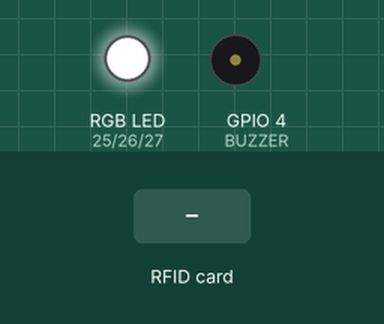
Bench run of a sketch on a simulated ESP32. Parts: an RGB LED mixed from three pins (HIGH = lit), buzzer (waves = sounding, pin HIGH). The inputs (shaded band) are chosen by the test bench. WiFi joins after 1.5 s; servers stay silent unless stated; uploads are accepted with an empty reply; not simulated (calls return 0 or success): secretos.h; what the sketch prints to the serial monitor is not drawn.

Above: at 4.2 s.
4.3 s: RFID card 4A 3F 9C 12 held to the reader
At 5.1 s:
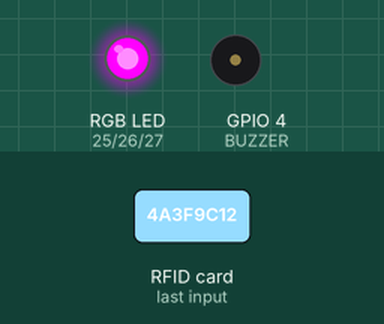
6.8 s: RFID card DE AD BE EF held to the reader
At 6.92 s:
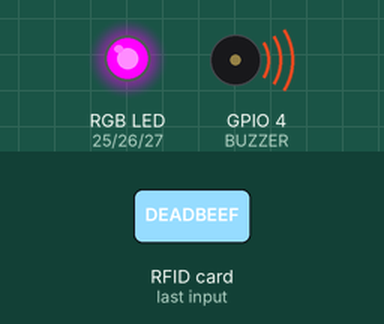
8.3 s: RFID card 5E 7A 19 C4 held to the reader
At 10.5 s:
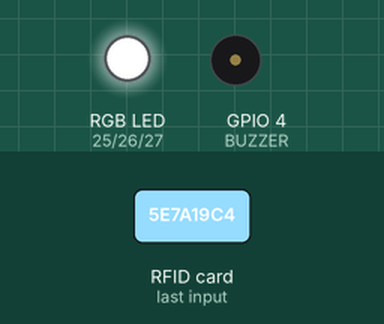
Timing chart, 0 to 12.0 s (numbered marks = the images above; inputs shaded):
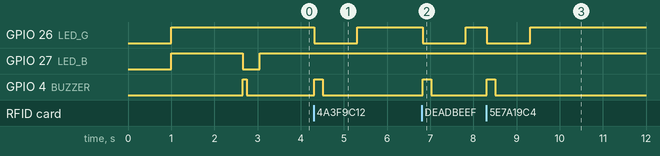

The sketch:

firmware.ino
```cpp
#include <SPI.h>
#include <MFRC522.h>
#include <WiFi.h>
#include <WiFiClientSecure.h>
#include <HTTPClient.h>

// Datos privados (Wi-Fi, servidor y clave del dispositivo): no se suben a GitHub.
// Copia secretos.ejemplo.h como secretos.h y llénalo en cada computadora.
#include "secretos.h"

// def de pines del sensor
#define SS_PIN  5
#define RST_PIN 22

// def de pines LED RGB y buzzer
#define LED_R   25
#define LED_G   26
#define LED_B   27
#define BUZZER  4

//LED RGB es de catodo comun (low para anodo)
#define LED_ANODO_COMUN true

//conexion wifi
const char* WIFI_SSID = SECRETO_WIFI_SSID;  // valor en secretos.h
const char* WIFI_PASS = SECRETO_WIFI_PASS;  // valor en secretos.h

// URL de la implementacion web de Apps Script
const char* URL_SCRIPT = SECRETO_URL_SERVIDOR;  // valor en secretos.h

// config de tiempos
const unsigned long MINUTOS_TOLERANCIA = 10; //tiempo de retraso desde que se prende el sistema

const unsigned long TIEMPO_LED = 1000; //tiempo que se queda encendido el led despues de leer

// false = tarjeta leida cuenta como registro (verde/amarillo).
// true  = solo cuentan las tarjetas de la lista; las demas dan rojo.
const bool VALIDAR_LISTA = false;

// tarjetas
// (solo se usan si VALIDAR_LISTA = true)
// UID de las tarjetas (monitor serie)
const byte NUM_TARJETAS = 2; //x
const byte UIDS_REGISTRADOS[NUM_TARJETAS][4] = {
  {0x4A, 0x3F, 0x9C, 0x12},
  {0xDE, 0xAD, 0xBE, 0xEF}
};

MFRC522 sensor(SS_PIN, RST_PIN);

// funciones del led
void ledColor(bool r, bool g, bool b) {
  if (LED_ANODO_COMUN) {
    r = !r; g = !g; b = !b;
  }
  digitalWrite(LED_R, r);
  digitalWrite(LED_G, g);
  digitalWrite(LED_B, b);
}

void ledApagado() { ledColor(false, false, false); }
void ledVerde()   { ledColor(false, true,  false); }
void ledAmarillo(){ ledColor(true,  true,  false); }  // rojo + verde
void ledRojo()    { ledColor(true,  false, false); }

// funciones del buzzer
void pitido(unsigned int duracion) {
  digitalWrite(BUZZER, HIGH);
  delay(duracion);
  digitalWrite(BUZZER, LOW);
}

void pitidos(byte cantidad, unsigned int duracion, unsigned int pausa) {
  for (byte i = 0; i < cantidad; i++) {
    pitido(duracion);
    if (i < cantidad - 1) delay(pausa);
  }
}

// registro
bool tarjetaRegistrada() {
  if (sensor.uid.size != 4) return false;

  for (byte t = 0; t < NUM_TARJETAS; t++) {
    bool coincide = true;
    for (byte i = 0; i < 4; i++) {
      if (sensor.uid.uidByte[i] != UIDS_REGISTRADOS[t][i]) {
        coincide = false;
        break;
      }
    }
    if (coincide) return true;
  }
  return false;
}

bool esRetardo() {
  return millis() > (MINUTOS_TOLERANCIA * 60UL * 1000UL);
}

void imprimirUID() {
  Serial.print("UID: ");
  for (byte i = 0; i < sensor.uid.size; i++) {
    if (sensor.uid.uidByte[i] < 0x10) Serial.print("0");
    Serial.print(sensor.uid.uidByte[i], HEX);
    Serial.print(" ");
  }
  Serial.println();
}

// wifi y envío a google sheets
void conectarWiFi() {
  WiFi.mode(WIFI_STA);
  WiFi.begin(WIFI_SSID, WIFI_PASS);

  Serial.print("Conectando a WiFi");
  unsigned long inicio = millis();
  while (WiFi.status() != WL_CONNECTED && millis() - inicio < 15000) {
    delay(500);
    Serial.print(".");
  }
  Serial.println();

  if (WiFi.status() == WL_CONNECTED) {
    Serial.print("WiFi conectado. IP: ");
    Serial.println(WiFi.localIP());
  } else {
    Serial.println("No se pudo conectar al WiFi (se reintentara al registrar).");
  }
}

// UID como texto continuo ("4A3F9C12")
String uidComoTexto() {
  String uid = "";
  for (byte i = 0; i < sensor.uid.size; i++) {
    if (sensor.uid.uidByte[i] < 0x10) uid += "0";
    uid += String(sensor.uid.uidByte[i], HEX);
  }
  uid.toUpperCase();
  return uid;
}

bool enviarRegistro(const String& uid, const char* estado) {
  if (WiFi.status() != WL_CONNECTED) {
    conectarWiFi();
    if (WiFi.status() != WL_CONNECTED) {
      Serial.println("Sin WiFi: registro NO guardado.");
      return false;
    }
  }

  WiFiClientSecure cliente;
  cliente.setInsecure();   // simplifica la conexion HTTPS con Google

  HTTPClient http;
  String url = String(URL_SCRIPT) + "?uid=" + uid + "&estado=" + estado;

  http.begin(cliente, url);
  http.setFollowRedirects(HTTPC_STRICT_FOLLOW_REDIRECTS);
  http.setTimeout(8000);

  int codigo = http.GET();
  http.end();

  if (codigo == 200) {
    Serial.println("Registro guardado en Google Sheets.");
    return true;
  }

  Serial.print("Error al guardar. Codigo HTTP: ");
  Serial.println(codigo);
  return false;
}

// 3 destellos azules = no se pudo guardar
void avisoErrorEnvio() {
  for (byte i = 0; i < 3; i++) {
    ledColor(false, false, true);
    delay(150);
    ledApagado();
    delay(150);
  }
}

void setup() {
  Serial.begin(115200);
  delay(1000);

  pinMode(LED_R, OUTPUT);
  pinMode(LED_G, OUTPUT);
  pinMode(LED_B, OUTPUT);
  pinMode(BUZZER, OUTPUT);
  digitalWrite(BUZZER, LOW);
  ledApagado();

  conectarWiFi();

  Serial.println("Iniciando RC522...");

  SPI.begin();
  sensor.PCD_Init();

  delay(100);

  Serial.println("RC522 iniciado.");
  Serial.println("Escanea una tarjeta...");

  // confirmacion inicial: un pitido corto y destello azul
  ledColor(false, false, true);
  pitido(100);
  delay(300);
  ledApagado();
}

void loop() {
  if (!sensor.PICC_IsNewCardPresent()) {
    return;
  }

  // si la lectura falla: NO DETECTADO, intentar de nuevo
  if (!sensor.PICC_ReadCardSerial()) {
    Serial.println("Resultado: NO DETECTADO, intenta de nuevo.");
    ledRojo();
    pitidos(1, 700, 0);           // 1 pitido largo
    delay(TIEMPO_LED);
    ledApagado();
    return;
  }

  Serial.println("Tarjeta detectada.");
  imprimirUID();

  unsigned long inicio = millis();
  const char* estado;

  // si se activa la validacion por lista y la tarjeta no esta, tambien da rojo
  if (VALIDAR_LISTA && !tarjetaRegistrada()) {
    Serial.println("Resultado: NO DETECTADO (tarjeta no autorizada), intenta de nuevo.");
    estado = "NO_AUTORIZADO";
    ledRojo();
    pitidos(1, 700, 0);
  } else if (esRetardo()) {
    Serial.println("Resultado: RETARDO");
    estado = "RETARDO";
    ledAmarillo();
    pitidos(2, 150, 120);         // 2 pitidos cortos
  } else {
    Serial.println("Resultado: REGISTRADO");
    estado = "REGISTRADO";
    ledVerde();
    pitidos(1, 200, 0);           // 1 pitido corto
  }

  // guardar en la base de datos (el LED y el buzzer ya dieron la confirmacion)
  bool guardado = enviarRegistro(uidComoTexto(), estado);

  // mantener el LED encendido al menos TIEMPO_LED
  while (millis() - inicio < TIEMPO_LED) {
    delay(10);
  }

  if (!guardado) {
    avisoErrorEnvio();
  }
  ledApagado();


  sensor.PICC_HaltA();
  sensor.PCD_StopCrypto1();

  Serial.println("Escanea una tarjeta...");
}
```

Measured:
- after the input at 4.3 s, GPIO 26 (LED_G): HIGH → LOW at once, → HIGH 1.0 s later; GPIO 4 (BUZZER): LOW → HIGH at once, → LOW 0.20 s later
- after the input at 6.8 s, GPIO 26 (LED_G): HIGH → LOW at once, → HIGH 1.0 s later; GPIO 4 (BUZZER): LOW → HIGH at once, → LOW 0.20 s later
- after the input at 8.3 s, GPIO 26 (LED_G): HIGH → LOW at once, → HIGH 1.0 s later; GPIO 4 (BUZZER): LOW → HIGH at once, → LOW 0.20 s later
